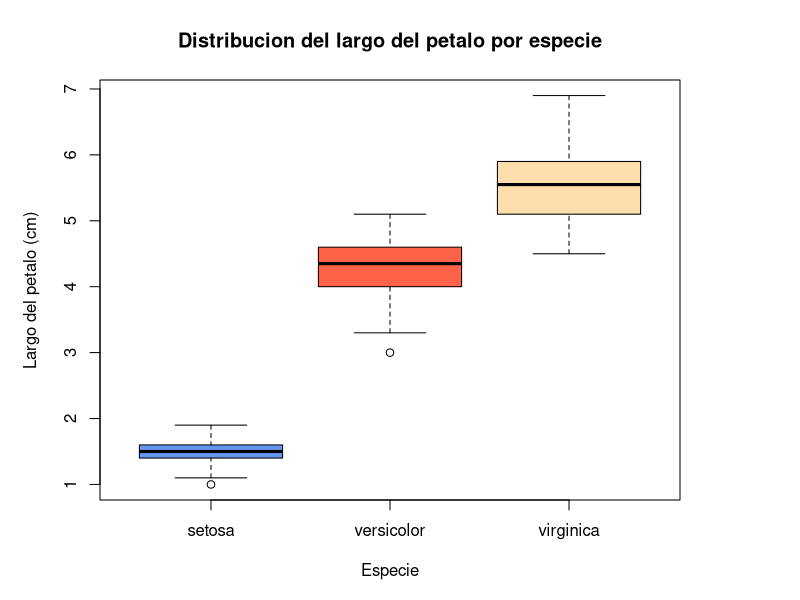
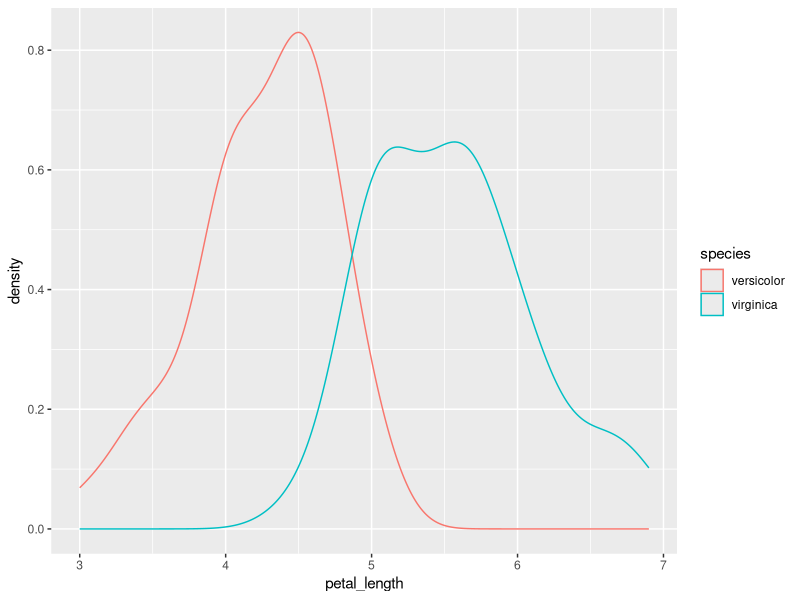
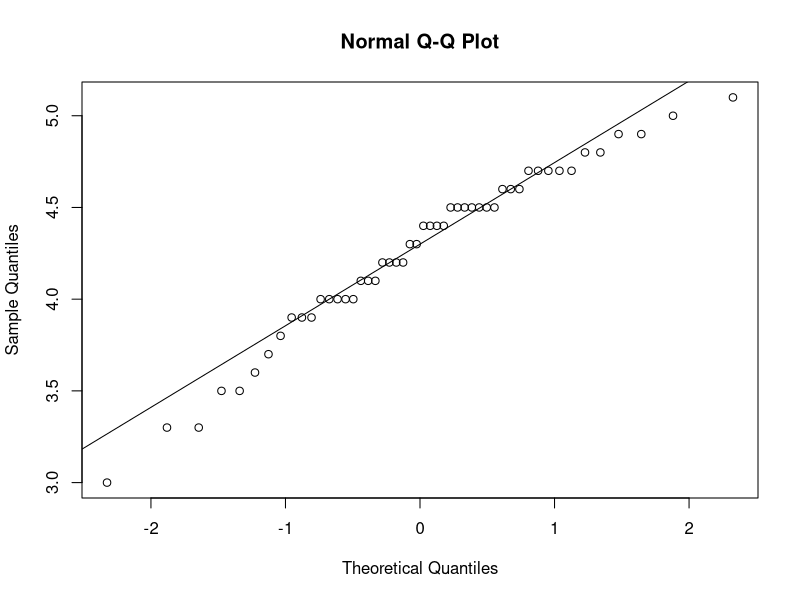
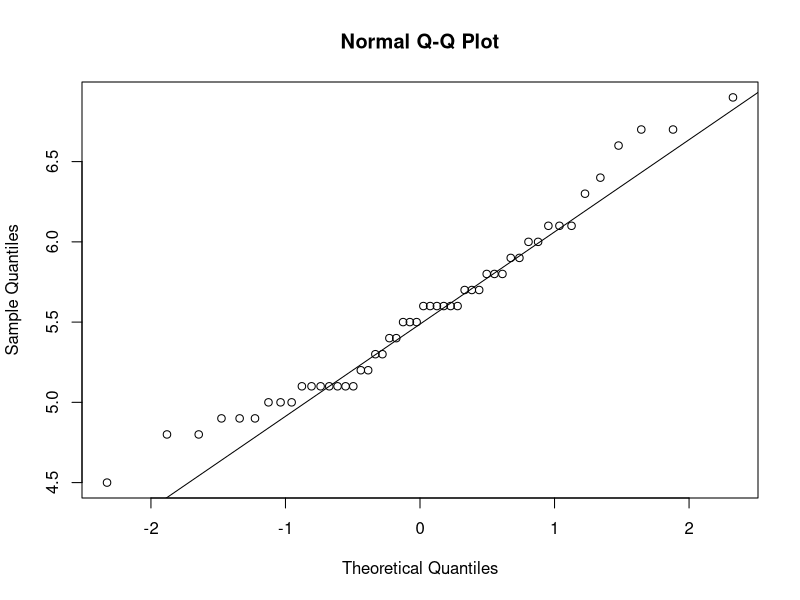
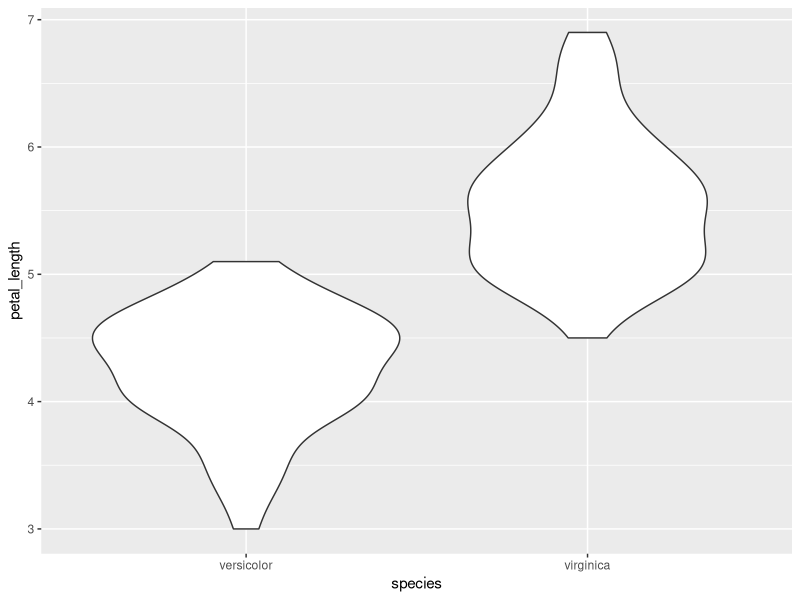

The R script that drew these images, in order:
# 31/08/2025
#JEGR
# Base de datos Iris

library("ggplot2")
library("dplyr")

# Base de datos
data("iris")
View(iris)

# Renombrar base de datos, para hacerlo mas facil de seguir
iris_df <- rename(iris,
                  petal_length = Petal.Length,
                  petal_width = Petal.Width,
                  sepal_length = Sepal.Length,
                  sepal_width = Sepal.Width,
                  species = Species)

# Datos estadisticos descriptivos simples
summary(iris_df)
head(iris_df)

# Grafico boxplot simple
color <- c("cornflowerblue", "tomato", "navajowhite")

windows(width = 4.5, height = 4) # Hacer la ventana mas ancha que alta

opar <- par(no.readonly = T)  #Guardar los parametros graficos actuales

par(mar = c(5, 5, 4, 6)) # Cambiar margenes de la grafica

boxplot(iris_df$petal_length ~ iris_df$species,
        col = color,
        main = "Distribucion del largo del petalo por especie",
        xlab = "Especie",
        ylab = "Largo del petalo (cm)")
legend("right",
       legend = c("setosa", "versicolor", "virginica"),
       inset = c(-0.57, 0),
       fill = color,
       col = color,
       xpd = T)
on.exit(par(opar))


# Estadistica descriptiva -------------------------------------------------

data_sub <- subset(iris_df, species %in% c("versicolor", "virginica"))
iris_sp <- data.frame(species = data_sub$species,
                      petal_length = data_sub$petal_length) # Dataframe con solo
                      # species (en orden, versicolor y virginica) y petal_length
View(iris_sp)
head(iris_sp)
summary(iris_sp)

# Media, desv.est y varianza

tapply(iris_sp$petal_length, iris_sp$species, mean)
tapply(iris_sp$petal_length, iris_sp$species, sd)
tapply(iris_sp$petal_length, iris_sp$species, var)

# Grafica de densidad
ggplot(iris_sp, aes(x = petal_length, color = species,))+
         geom_density()

df_versicolor <- subset(iris_sp, species  == "versicolor")
df_virginica <- subset(iris_sp, species != "versicolor")

# Hipotesis ---------------------------------------------------------------

# ¿Existe una diferencia significante entre el largo del petalo de ambas especies?
# H0 = no hay diferencia
# H1 = si hay diferencia


# Grafico de normalidad para ambas especies
qqnorm(df_versicolor$petal_length); qqline(df_versicolor$petal_length)
qqnorm(df_virginica$petal_length); qqline(df_virginica$petal_length)
# Ambos tienen datos normales

# Prueba de normalidad
shapiro.test(df_versicolor$petal_length)
shapiro.test(df_virginica$petal_length)
# Mayor a 0.05 (p-value = 0.1585), por lo que existe normalidad en variables

# Homogeneidad de varianzas
var.test(df_versicolor$petal_length, df_virginica$petal_length)
# p-value = 0.2637, varianzas relativamente similares, se puede utilizar prueba de t

# Prueba de t
t.test(df_versicolor$petal_length, df_virginica$petal_length,
       alternative = "two.sided",
       var.equal = T)
# p-value < 2.2e-16, menor a 0.05, por lo que se rechaza H0, hay una gran diferencia
# en tamaño de petalos

# Prueba de cohen´s d
cohens_efecto <- function(x,y) {
  n1 <- length(x); n2 <- length(y)
  s1 <- sd(x); s2 <- sd(y)
  sp <- sqrt(((n1-1) * s1^2 + (n2 - 1) * s2^2) / (n1 + n2 -2))
  (mean(x) - mean(y)) / sp
}

d_cal <- (cohens_efecto(df_versicolor$petal_length, df_virginica$petal_length))
d_cal
# Valor que representa la diferencia entre las medias de ambas variables 
# Mientras mas grande, mayor diferencia habra entre sus medias y datos

# Grafico de violin
ggplot(iris_sp, aes(x = species, y = petal_length))+
  geom_violin()
